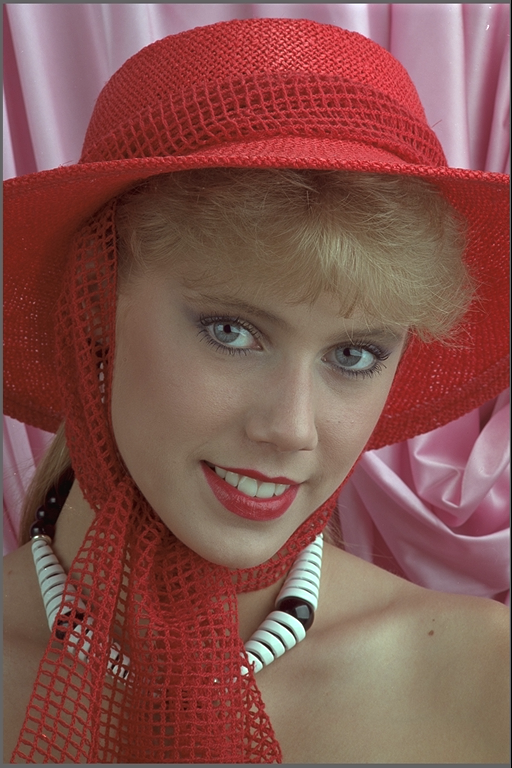
#> input picture assignment2/kodim04.png, 512 x 768 px
$ python test.py
#> lines starting #> are read from the running program, lines starting #| are printed output that depends on the picture; long printed decimals are rounded
#> further down, img is the input picture: shape (768, 512, 3) float32; mean R, G, B 0.517, 0.33, 0.307
### assignment2/hw2.py
import numpy as np

def split(img, n):
#> called with n = 16
    (h, w, d) = img.shape
#> h = 768; w = 512; d = 3
    newH = h // n
#> newH = 48
    newW = w // n
#> newW = 32
    newImg = np.empty((d * n * n, newH * newW))
    for i in range(newH):
        for j in range(newW):
            block = img[i * n : (1 + i) * n, j * n : (1 + j) * n, :]
            newImg[:, i * newW + j] = block.flatten()
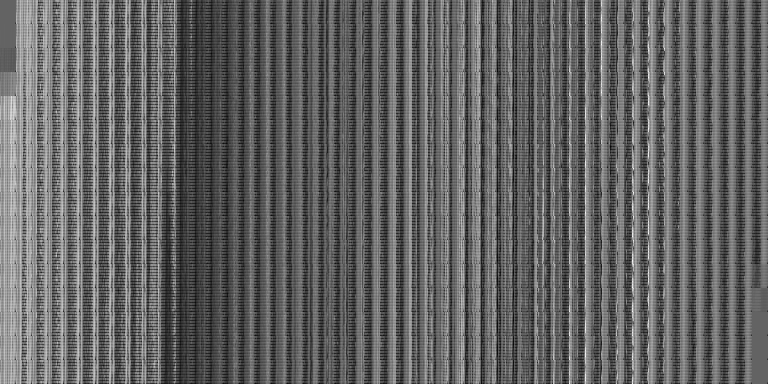
#> newImg: shape (768, 1536) float64 (shown at 1/2 size); min 0, max 1, mean 0.385
    return newImg

def join(C, n, w, h):
    newH = h // n
    newW = w // n
    oldImg = np.empty((h, w, 3))
    for i in range(newH):
        for j in range(newW):
            layer = C[:, i * newW + j]
            oldImg[i * n : (1 + i) * n, j * n : (1 + j) * n, :] = layer.reshape(n, n, 3)
    return oldImg

def compress(C, r):
#> called with r = 50
    (p, q) = C.shape
#> p = 768; q = 1536
    (u, sig, vT) = np.linalg.svd(C)
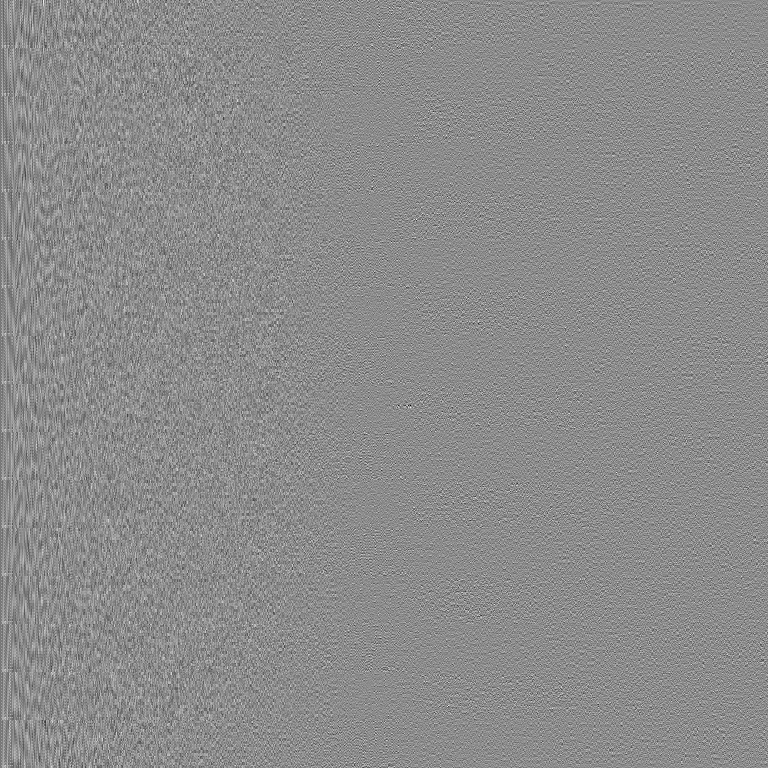
#> u: shape (768, 768) float64; min -0.247, max 0.203, mean -5.56e-05; drawn with min black and max white
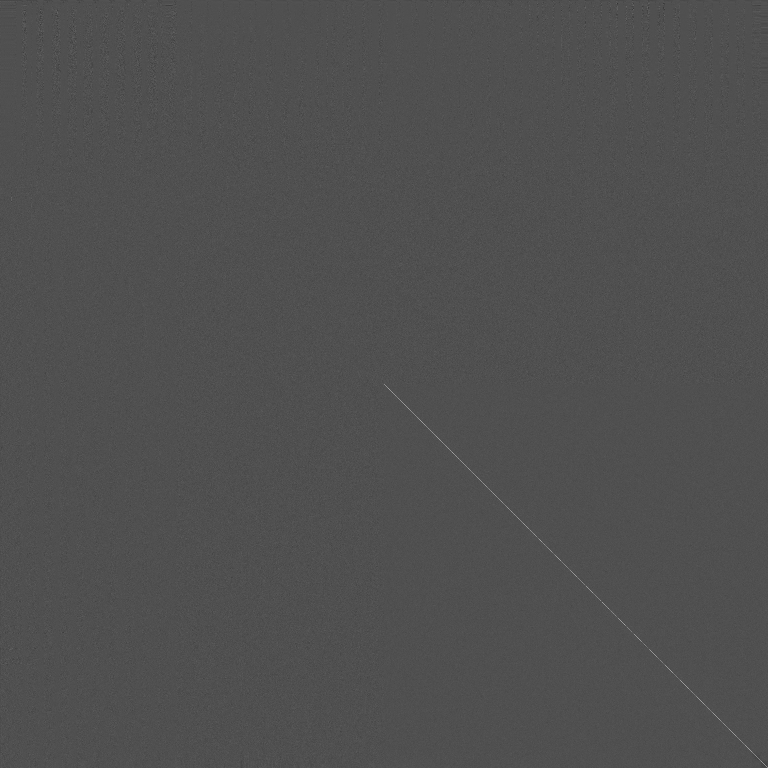
#> vT: shape (1536, 1536) float64 (shown at 1/2 size); min -0.351, max 0.767, mean -1.32e-05; drawn with min black and max white
#> sig = 768 values, max 450.7 at index 0, min 0.0291 at index 767, mean 1.75
    sigKeep = np.reshape(sig[ : r], (1, r))
    return (u[:, : r] * sigKeep, vT[ : r, :], np.linalg.norm(sig[r : ]) / np.linalg.norm(sig))

def relError(img, img2):
    return np.linalg.norm(img - img2) / np.linalg.norm(img)

### assignment2/test.py
from hw2 import *
import matplotlib.pyplot as plt
import matplotlib.image as mpimg

img = mpimg.imread('kodim04.png')
plt.imshow(img)
C = split(img, 16)
A, B, e_rel = compress(C, 50)
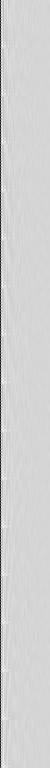
#> A: shape (768, 50) float64; min -20.86, max 4.1, mean -0.33; drawn with min black and max white
#> e_rel = 0.0558
print(e_rel)
#| 0.05577
img2 = join(A @ B, 16, img.shape[1], img.shape[0])
print(relError(img, img2))
#| 0.05577
plt.figure()
plt.imshow(img2)
plt.show()

$ run again, with assignment2/kodim01.png copied over assignment2/kodim04.png
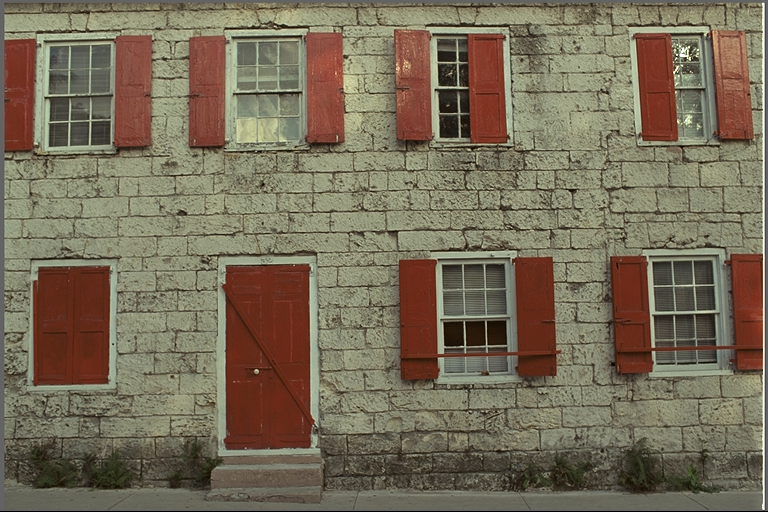
#> input picture assignment2/kodim01.png, 768 x 512 px
#> img is the input picture: shape (512, 768, 3) float32; mean R, G, B 0.47, 0.427, 0.347
#> in compress, `(u, sig, vT) = np.linalg.svd(C)`:
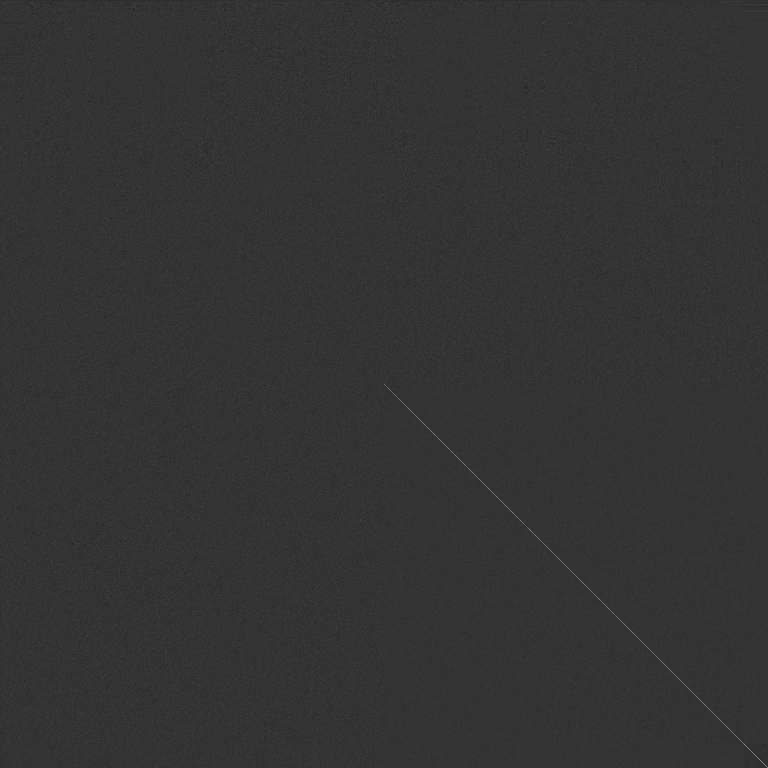
#> vT: shape (1536, 1536) float64 (shown at 1/2 size); min -0.205, max 0.809, mean -1.44e-05; drawn with min black and max white
#> sig = 768 values, max 467.1 at index 0, min 0.0298 at index 767, mean 2.39
#> e_rel = 0.098
#| 0.09796
#> after the loop in join, `for i in range(newH):`:
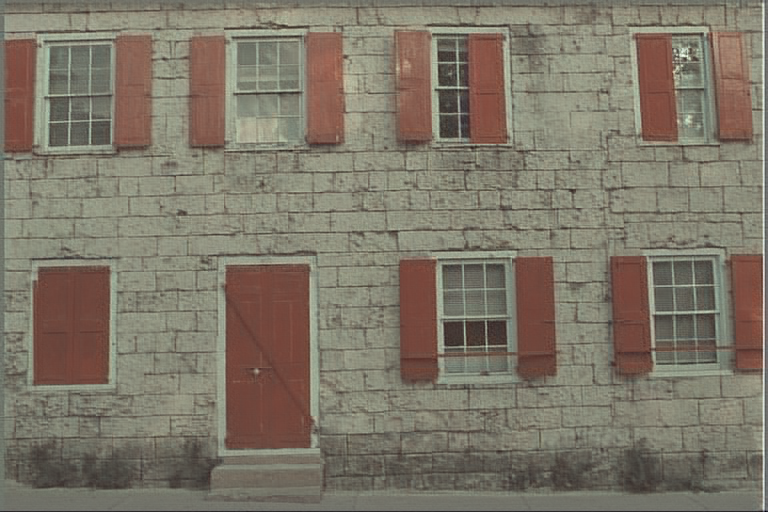
#> oldImg: shape (512, 768, 3) float64; mean of channels 0, 1, 2 0.47, 0.427, 0.347; drawn with min black and max white
#| 0.09796
